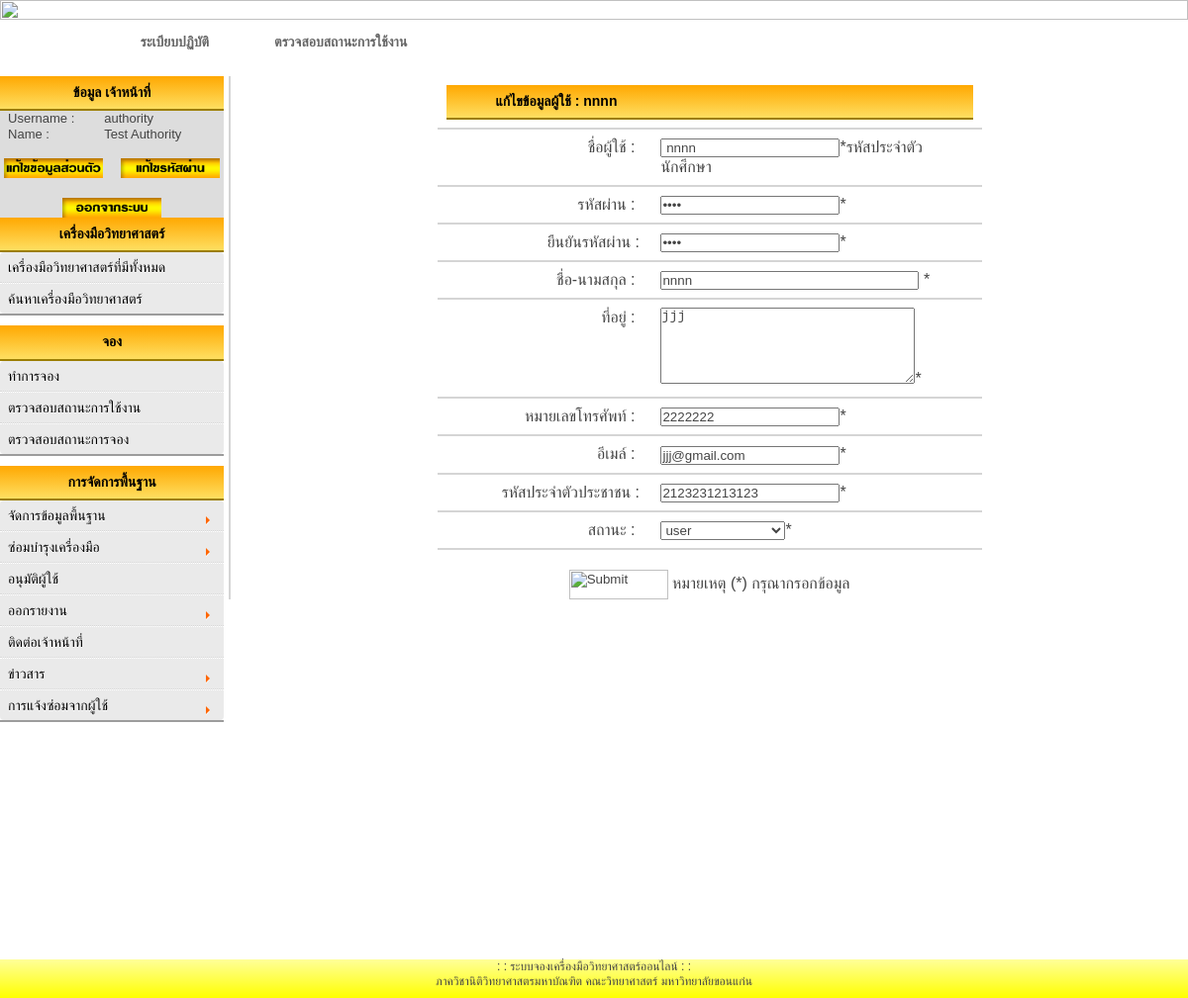
The page /authority/edit_profile_user-A.php?UseId=111160 (signed in) on the database its author committed.
### tables this page shows
CREATE TABLE IF NOT EXISTS `user` (
  `UserId` int(5) NOT NULL AUTO_INCREMENT,
  `UserName` varchar(50) NOT NULL,
  `Password` varchar(20) NOT NULL,
  `UserFullname` varchar(50) NOT NULL,
  `UserSex` varchar(5) NOT NULL,
  `UserAddress` varchar(150) NOT NULL,
  `UserPhone` varchar(11) NOT NULL,
  `UserEmail` varchar(150) NOT NULL,
  `UserSSID` varchar(13) NOT NULL,
  `UserStatus` varchar(20) NOT NULL DEFAULT 'user' COMMENT 'status: user, ADMIN, authority, authority-apply',
  `Active` varchar(10) NOT NULL DEFAULT 'No' COMMENT 'Active : Yes,No,NoApply',
  `Detail` varchar(300) NOT NULL,
  `FacultyId` varchar(10) NOT NULL,
  `DepartmentId` varchar(10) NOT NULL,
  `BranchId` varchar(10) NOT NULL,
  PRIMARY KEY (`UserId`),
  UNIQUE KEY `UserName` (`UserName`)
);

### authority/edit_profile_user-A.php (the view, shortened to what this page needs)
<html>
<head>
<link href="table1.css" rel="stylesheet" type="text/css">
<link href="styles_menu.css" rel="stylesheet" type="text/css">
<link href="text1.css" rel="stylesheet" type="text/css" />
<link href="styles_head.css" rel="stylesheet" type="text/css">
<link rel="stylesheet" href="style.css" />
<link href="styles_head.css" rel="stylesheet" type="text/css">
<link href="smooth-php-cal.css" rel="stylesheet" />
<?php
$strSQL = "SELECT * FROM user WHERE UserId = '".$_GET["UseId"]."' ";
$objQuery = mysql_query($strSQL);
$objResult = mysql_fetch_array($objQuery);
if(!$objResult)
{
	echo "Not found UseId=".$_GET["UseId"];
}
else
{
?>
</head>
<?php include('h2.php');?>
 <td width="80%" rowspan="8" align="center" valign="top"> <div id="content">
<?php
$strSQL = "SELECT * FROM user WHERE UserId = '".$_GET["UseId"]."' ";
$objQuery = mysql_query($strSQL);
$objResult = mysql_fetch_array($objQuery);
if(!$objResult)
{
	echo "Not found UseId=".$_GET["UseId"];
}
else
{
?>
<table width="550" border="0"  id="box-table-a">
<tr>
   <tr>
<td colspan="2"> <div id="head_content">
	  แก้ไขข้อมูลผู้ใช้ : <?php echo $objResult["UserName"];?></div></td>
</tr>
<form action="edit_profile_user_save-A.php?UseId=<?php echo $_GET["UseId"];?>" name="frmEdit" method="post" onSubmit="JavaScript:return fncSubmit();">
<tr>
    <td width="190"> <div align="right">ชื่อผู้ใช้ : &nbsp;</div></td>
<td width="300"><input type="text" name="txtEditUserName" size="20" value="<?php echo $objResult["UserName"];?>">*รหัสประจำตัวนักศึกษา</td>
</tr>
<tr>
    <td > <div align="right">รหัสผ่าน : &nbsp;</div></td>
   <td><input type="password" name="txtEditPassword" size="20" value="<?php echo $objResult["Password"];?>">*</td>
   </tr>
<tr>
    <td > <div align="right">ยืนยันรหัสผ่าน :&nbsp; </div></td>
   <td><input type="password" name="txtCPassword" size="20"value="<?php echo $objResult["Password"];?>" >*</td>
   </tr>
<tr>
    <td > <div align="right">ชื่อ-นามสกุล : &nbsp;</div></td>
	 <td><div align=""><input type="text" name="txtEditUserFullname" size="30" value="<?php echo $objResult["UserFullname"];?>">
	*</div></td>
	</tr>
<tr>
    <td> <div align="right">ที่อยู่ : &nbsp;</div></td>
<td><textarea type="textarea" name="txtEditUserAddress" rows="5" cols="30" value="<?php echo $objResult["UserAddress"];?>"><?php echo $objResult["UserAddress"];?></textarea>*</td>
</tr>
<tr>
	    <td> <div align="right">หมายเลขโทรศัพท์ : &nbsp;</div></td>
<td align=""><input type="text" name="txtEditUserPhone" size="20" value="<?php echo $objResult["UserPhone"];?>">*</td>
</tr>
<tr>
    <td> <div align="right">อีเมล์ : &nbsp;</div></td>
<td align=""><input type="text" name="txtEditUserEmail" size="20" value="<?php echo $objResult["UserEmail"];?>">*</td>
</tr>
<tr>
    <td> <div align="right">รหัสประจำตัวประชาชน :&nbsp;</div></td>
<td align=""><input type="text" name="txtEditUserSSID" size="20" value="<?php echo $objResult["UserSSID"];?>">*</td>
</tr>
<tr>
	    <td> <div align="right">สถานะ : &nbsp;</div></td>
<td align="">
<SELECT NAME="txtEditUserStatus" >
	<OPTION  VALUE="<?php echo $objResult["UserStatus"];?>" SELECTED><?php echo $objResult["UserStatus"];?>
	<OPTION VALUE="user">ผู้ใช้
</SELECT>*
</td>
</tr>
</tr>
  </table><br>
<input type="image" name="submit" WIDTH="100" HEIGHT="30"src="../images/submit2.bmp"/>
หมายเหตุ (*) กรุณากรอกข้อมูล
  <?php
  }
  ?>
  <?php
  }
  ?>
</div>
</div></td>
  </tr>
   <tr>
    <td BGCOLOR="DDDDDD"><center><form name="form1" method="post" action="check_login.php">
  <table border="0" style="width: 210px">
    <?php
	$strSQL = "SELECT * FROM user WHERE UserId = '".$_SESSION['UserId']."' ";
	$objQuery = mysql_query($strSQL);
	$objResult = mysql_fetch_array($objQuery);
?>
<?php include('userbuttom.php'); ?>
<?php include('footer.php');?>
</body>
</html>

### authority/userbuttom.php
  <tbody>
      <tr  >
        <td><FONT SIZE="2" COLOR="">Username :</FONT></td>
        <td><FONT SIZE="2" COLOR=""><?php echo $objResult["UserName"];?></FONT>
        </td>
      </tr>
      <tr>
        <td><FONT SIZE="2" COLOR="">Name : </FONT></td>
        <td><FONT SIZE="2" COLOR=""><?php echo $objResult["UserFullname"];?></FONT>
        </td>
      </tr>
    </tbody>
  </table><br>
<a href="edit_profile.php"><IMG SRC="../images/edit_profile.png" WIDTH="100" HEIGHT="20" BORDER="0" ALT=""></a> &nbsp; &nbsp;
<a href="edit_password.php"><IMG SRC="../images/password.png" WIDTH="100" HEIGHT="20" BORDER="0" ALT=""></a>
<br><br>
<a href="logout.php"><IMG SRC="../images/logout.png" WIDTH="100" HEIGHT="20" BORDER="0" ALT=""></a>
<br>
</form></td>
  </tr>

### authority/table1.css (style rules this page uses)
body { line-height: 1.6em; }
#box-table-a { font-size: 16px; text-align: left; border-collapse: collapse; }
#box-table-a td { padding: 8px; color: #black; border-top: 1px solid transparent; border-right: 1px solid transparent; border-left: 1px solid transparent; border-bottom: 2px solid #d5d5d5; }

### authority/text1.css (style rules this page uses)
body { margin-left: 0px; margin-top: 0px; margin-right: 0px; margin-bottom: 0px; text-align: center; margin:auto; clear: both; <body topmargin="0" leftmargin="0" rightmargin="0" > }
a:link { color: #000; }
#content { margin:0 0 0 5; clear: both; font-size: 16px; border-left: 2px solid #d5d5d5; padding: 8 8 8 8 px; }
#head_content { background: -webkit-gradient(linear, left top, left bottom, from(#ffa801), to(#fedf61)); font-size: 14px; font-weight: bold; padding: 8 10 8 50px; border-bottom: solid 2px #9c7e04; color:#000; }

### authority/style.css (style rules this page uses)
html, body, div, span, object, iframe, h1, h2, h3, h4, h5, h6, p, blockquote, pre, abbr, address, cite, code, del, dfn, em, img, ins, kbd, q, samp, small, strong, sub, sup, var, b, i, dl, dt, dd, ol, ul, li, fieldset, form, label, legend, table, caption, tbody, tfoot, thead, tr, th, td, article, aside, canvas, details, figcaption, figure, footer, header, hgroup, menu, nav, section, summary, time, mark, audio, video { margin: 0; padding: 0; font-size: 100%; font: inherit; vertical-align: baseline; }
table { border-collapse: collapse; border-spacing: 0; }
input, select { vertical-align: middle; }
body { font:13px/1.231 sans-serif; *font-size:small; }
html { overflow-y: scroll; }
td { vertical-align: top; }
textarea { overflow: auto; }
label, input[type="button"], input[type="submit"], input[type="image"], button { cursor: pointer; }
button, input, select, textarea { margin: 0; }
a:link { -webkit-tap-highlight-color: #FF5E99; }
body, select, input, textarea { color: #444; }

### authority/smooth-php-cal.css (style rules this page uses)
* { padding : 0; margin : 0; }

### authority/edit_profile_user-A.php (style rules this page uses)
a { text-decoration:none; }

### rows shown on the page
user: UserName "nnnn", txtEditUserName "nnnn", txtEditUserFullname "nnnn", txtEditUserAddress "jjj", txtEditUserPhone "2222222", txtEditUserEmail "jjj@gmail.com", txtEditUserSSID "2123231213123", txtEditUserStatus "user"
user: UserName "authority", UserFullname "Test Authority"
